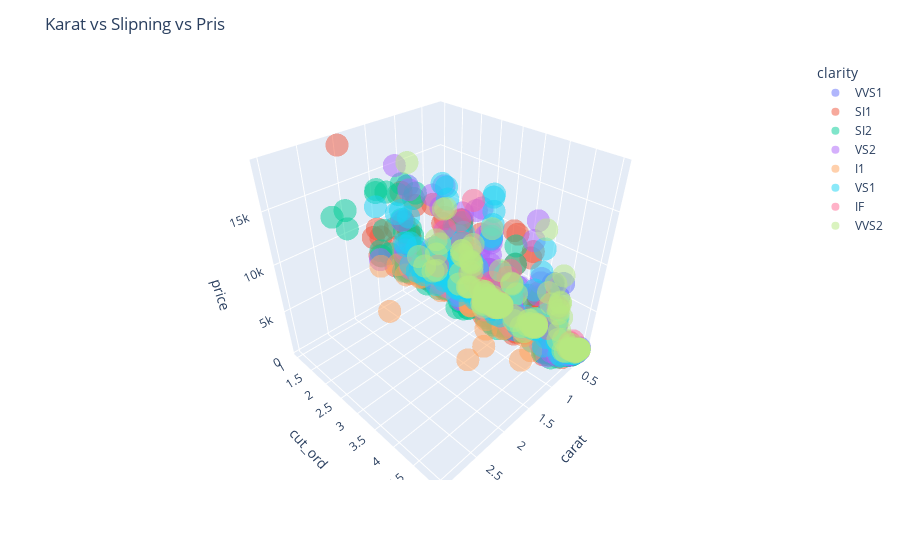

Notebook code cell kept with this figure:
### Code cell
fig = px.scatter_3d(
    df.sample(2000),
    x='carat',
    y='cut_ord',
    z='price',
    color='clarity',
    opacity=0.5
)

fig.update_layout(title="Karat vs Slipning vs Pris")
fig.show()

### Figure 1 — Plotly figure (JSON) as saved in the notebook; plotly's stock layout.template omitted (floating-point values rounded to 4 significant figures; data arrays with more than 128 entries replaced by an {"elided": "..."} marker saying what was removed)
{"data": [{"hovertemplate": "clarity=VVS1<br>carat=%{x}<br>cut_ord=%{y}<br>price=%{z}<extra></extra>", "legendgroup": "VVS1", "marker": {"color": "#636efa", "opacity": 0.5, "symbol": "circle"}, "mode": "markers", "name": "VVS1", "scene": "scene", "showlegend": true, "type": "scatter3d", "x": {"elided": "140 float values"}, "y": {"elided": "140 int values"}, "z": {"elided": "140 int values"}}, {"hovertemplate": "clarity=SI1<br>carat=%{x}<br>cut_ord=%{y}<br>price=%{z}<extra></extra>", "legendgroup": "SI1", "marker": {"color": "#EF553B", "opacity": 0.5, "symbol": "circle"}, "mode": "markers", "name": "SI1", "scene": "scene", "showlegend": true, "type": "scatter3d", "x": {"elided": "499 float values"}, "y": {"elided": "499 int values"}, "z": {"elided": "499 int values"}}, {"hovertemplate": "clarity=SI2<br>carat=%{x}<br>cut_ord=%{y}<br>price=%{z}<extra></extra>", "legendgroup": "SI2", "marker": {"color": "#00cc96", "opacity": 0.5, "symbol": "circle"}, "mode": "markers", "name": "SI2", "scene": "scene", "showlegend": true, "type": "scatter3d", "x": {"elided": "341 float values"}, "y": {"elided": "341 int values"}, "z": {"elided": "341 int values"}}, {"hovertemplate": "clarity=VS2<br>carat=%{x}<br>cut_ord=%{y}<br>price=%{z}<extra></extra>", "legendgroup": "VS2", "marker": {"color": "#ab63fa", "opacity": 0.5, "symbol": "circle"}, "mode": "markers", "name": "VS2", "scene": "scene", "showlegend": true, "type": "scatter3d", "x": {"elided": "453 float values"}, "y": {"elided": "453 int values"}, "z": {"elided": "453 int values"}}, {"hovertemplate": "clarity=I1<br>carat=%{x}<br>cut_ord=%{y}<br>price=%{z}<extra></extra>", "legendgroup": "I1", "marker": {"color": "#FFA15A", "opacity": 0.5, "symbol": "circle"}, "mode": "markers", "name": "I1", "scene": "scene", "showlegend": true, "type": "scatter3d", "x": [1.51, 3.0, 0.91, 1.01, 0.32, 1.14, 0.6, 1.51, 1.02, 1.5, 1.73, 1.02, 1.5, 1.12, 2.63, 0.7, 1.01, 1.52, 0.7, 0.5, 0.56, 1.7, 1.01], "y": [5, 4, 2, 3, 2, 4, 4, 4, 3, 1, 2, 3, 4, 4, 5, 1, 1, 4, 1, 1, 4, 5, 3], "z": [6139, 13203, 2342, 3450, 361, 3950, 835, 6494, 3915, 5040, 8220, 3459, 5410, 3942, 10437, 1069, 2342, 3541, 956, 701, 953, 5998, 3377]}, {"hovertemplate": "clarity=VS1<br>carat=%{x}<br>cut_ord=%{y}<br>price=%{z}<extra></extra>", "legendgroup": "VS1", "marker": {"color": "#19d3f3", "opacity": 0.5, "symbol": "circle"}, "mode": "markers", "name": "VS1", "scene": "scene", "showlegend": true, "type": "scatter3d", "x": {"elided": "292 float values"}, "y": {"elided": "292 int values"}, "z": {"elided": "292 int values"}}, {"hovertemplate": "clarity=IF<br>carat=%{x}<br>cut_ord=%{y}<br>price=%{z}<extra></extra>", "legendgroup": "IF", "marker": {"color": "#FF6692", "opacity": 0.5, "symbol": "circle"}, "mode": "markers", "name": "IF", "scene": "scene", "showlegend": true, "type": "scatter3d", "x": [0.3, 1.04, 0.31, 0.32, 0.51, 1.55, 0.3, 0.33, 0.41, 0.33, 0.81, 0.57, 0.3, 0.43, 0.33, 0.55, 1.2, 0.34, 0.32, 0.35, 0.43, 1.04, 0.3, 0.48, 0.3, 0.43, 0.58, 0.53, 0.9, 0.59, 1.09, 0.35, 0.32, 1.07, 0.48, 0.33, 0.37, 0.27, 0.74, 0.44, 0.37, 0.3, 0.56, 0.62, 0.31, 0.32, 0.31, 0.38, 1.22, 0.28, 0.4, 0.3, 0.31, 1.13, 0.93, 0.32, 0.31, 0.41, 0.35, 1.05, 0.76, 0.33, 1.28, 0.31, 0.33, 0.56, 0.51, 0.56, 0.59], "y": [3, 5, 3, 4, 3, 3, 3, 4, 3, 3, 3, 3, 1, 3, 3, 3, 5, 3, 4, 5, 3, 3, 3, 3, 3, 3, 3, 3, 4, 3, 4, 3, 3, 3, 5, 3, 3, 3, 3, 3, 3, 4, 3, 3, 3, 3, 3, 3, 3, 3, 3, 5, 3, 4, 3, 3, 3, 5, 5, 3, 3, 3, 3, 3, 5, 5, 3, 5, 5], "z": [957, 8655, 635, 967, 2524, 13421, 873, 891, 1187, 891, 4751, 2656, 1208, 1683, 838, 2398, 7141, 974, 1020, 1001, 1046, 14626, 1013, 1202, 1120, 1245, 2233, 3517, 4516, 2611, 10065, 715, 918, 9532, 2677, 694, 1056, 627, 2952, 1378, 1033, 1013, 4632, 2501, 988, 954, 924, 1125, 11111, 586, 1292, 895, 789, 9525, 5879, 918, 987, 1255, 833, 7329, 4596, 1240, 13360, 901, 897, 2833, 2163, 2724, 2317]}, {"hovertemplate": "clarity=VVS2<br>carat=%{x}<br>cut_ord=%{y}<br>price=%{z}<extra></extra>", "legendgroup": "VVS2", "marker": {"color": "#B6E880", "opacity": 0.5, "symbol": "circle"}, "mode": "markers", "name": "VVS2", "scene": "scene", "showlegend": true, "type": "scatter3d", "x": {"elided": "183 float values"}, "y": {"elided": "183 int values"}, "z": {"elided": "183 int values"}}], "layout": {"legend": {"title": {"text": "clarity"}, "tracegroupgap": 0}, "margin": {"t": 60}, "scene": {"domain": {"x": [0, 1], "y": [0, 1]}, "xaxis": {"title": {"text": "carat"}}, "yaxis": {"title": {"text": "cut_ord"}}, "zaxis": {"title": {"text": "price"}}}, "title": {"text": "Karat vs Slipning vs Pris"}}}
